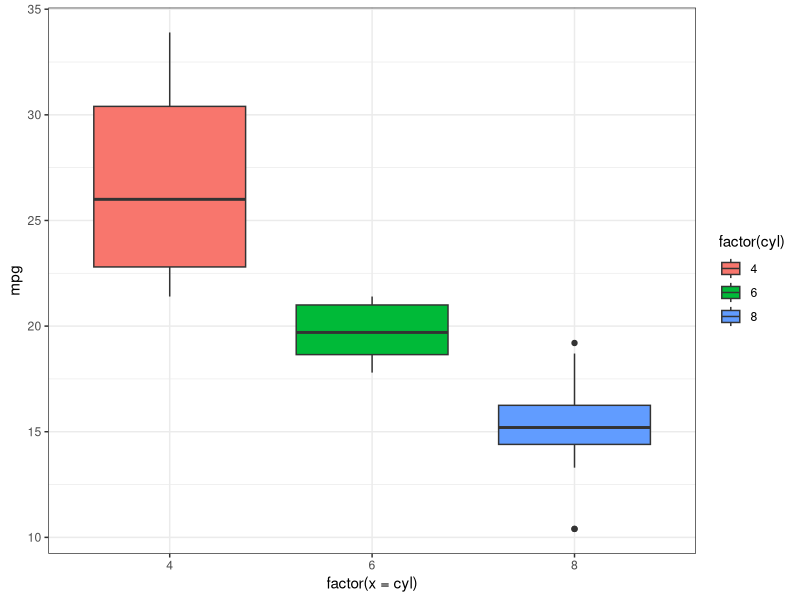

Generate this figure with R:
library(ggplot2)
df <- mtcars

pl <- ggplot(df, aes(factor(x = cyl), y = mpg))

print(pl + geom_boxplot(aes(fill = factor(cyl))) + theme_bw())